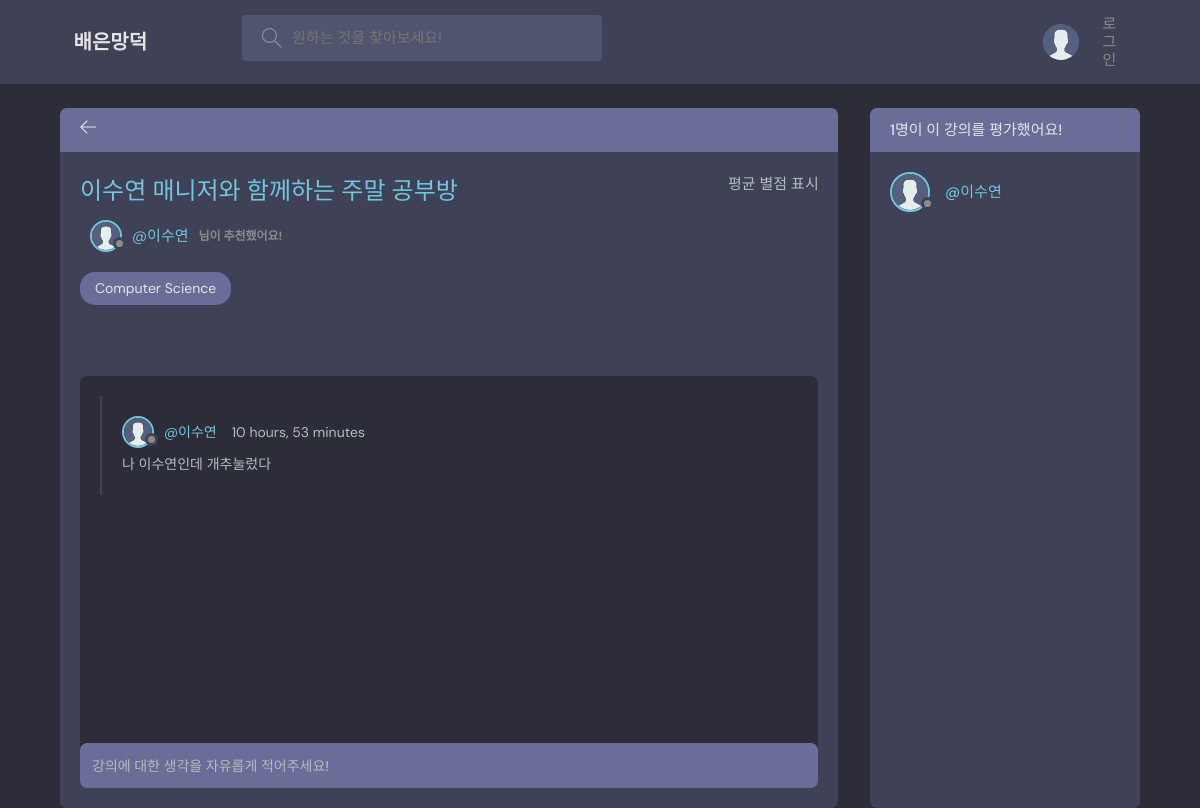
/room/8/, run on the app's committed database.
### base/models.py (models this page shows, shortened)
class Room(models.Model):
    host = models.ForeignKey(User, on_delete=models.SET_NULL, null=True)
    topic = models.ForeignKey(Topic, on_delete=models.SET_NULL, null=True)
    name = models.CharField(max_length=200)
    description = models.TextField(null=True, blank=True)
    participants = models.ManyToManyField(
        User, related_name='participants', blank=True)
    updated = models.DateTimeField(auto_now=True)
    created = models.DateTimeField(auto_now_add=True)
    class Meta:
        ordering = ['-updated', '-created']

class Topic(models.Model):
    name = models.CharField(max_length=200)
    def __str__(self):
        return self.name

class Message(models.Model):
    user = models.ForeignKey(User, on_delete=models.CASCADE)
    room = models.ForeignKey(Room, on_delete=models.CASCADE)
    body = models.TextField()
    updated = models.DateTimeField(auto_now=True)
    created = models.DateTimeField(auto_now_add=True)
    class Meta:
        ordering = ['-updated', '-created']

### base/views.py (the view, shortened to what this page needs)
# urls.py: path('room/<str:pk>/', views.room, name="room"),
def room(request, pk):
    room = Room.objects.get(id=pk)
    room_messages = room.message_set.all().order_by('created')
    participants = room.participants.all()
    context = {'room': room, 'room_messages': room_messages,
               'participants': participants}
    return render(request, 'base/room.html', context)

### base/templates/base/room.html (shortened to what this page needs)
{% extends 'main.html' %}
{% load static %}
{% block content %}
<head>
</head>
<main class="profile-page layout layout--2">
  <div class="container">
    <div class="room">
      <div class="room__top">
        <div class="room__topLeft">
          <a href="{% url 'home' %}">
            <svg version="1.1" xmlns="http://www.w3.org/2000/svg" width="32" height="32" viewBox="0 0 32 32">
              <title>arrow-left</title>
              <path
                d="M13.723 2.286l-13.723 13.714 13.719 13.714 1.616-1.611-10.96-10.96h27.625v-2.286h-27.625l10.965-10.965-1.616-1.607z">
              </path>
            </svg>
          </a>
        </div>
      </div>
      <div class="room__box scroll">
        <div class="room__header scroll">
          <div class="room__info">
            <h3>{{ room.name }}</h3>
            <span>
              평균 별점 표시
            </span>
          </div>
          <div class="room__hosted">
            <a href="{% url 'user-profile' room.host.id %}" class="room__author">
              <div class="avatar avatar--small">
                <img src="{% static 'images/avatar.svg' %}" />
              </div>
              <span>@{{room.host.username}}</span>
              <p>님이 추천했어요!</p>
            </a>
          </div>
          <span class="room__topics">{{room.topic}}</span>
        </div>
        <div class="room__conversation">
          <div class="threads scroll">
            {% for message in room_messages %}
            <div class="thread">
              <div class="thread__top">
                <div class="thread__author">
                  <a href="{% url 'user-profile' message.user.id %}" class="thread__authorInfo">
                    <div class="avatar avatar--small">
                      <img src="{% static 'images/avatar.svg' %}" />
                    </div>
                    <span>@{{ message.user.username }}</span>
                  </a>
                  <span class="thread__date">{{message.created | timesince}}</span>
                </div>
              </div>
              <div class="thread__details">
                {{ message.body }}
              </div>
            </div>
            {% endfor %}
          </div>
        </div>
      </div>
      <div class="room__message">
        <form method="POST" action="">
          <input name="body" placeholder="강의에 대한 생각을 자유롭게 적어주세요!" />
        </form>
      </div>
    </div>
    <div class="participants">
      <h3 class="participants__top"> {{ participants.count }}명이 이 강의를 평가했어요!</h3>
      <div class="participants__list scroll">
        {% for user in participants %}
        <a href="{% url 'user-profile' user.id %}" class="participant">
          <div class="avatar avatar--medium">
            <img src="{% static 'images/avatar.svg' %}" />
          </div>
          <p>
            <span>@{{ user.username }}</span>
          </p>
        </a>
        {% endfor %}
      </div>
    </div>
  </div>
</main>
{% endblock content %}

### data on the page
Room: name "이수연 매니저와 함께하는 주말 공부방", host.username "이수연", topic "Computer Science"
Message: user.username "이수연", created "10 hours, 53 minutes", body "나 이수연인데 개추눌렀다"

### other printed values
{{ participants.count }} "1"
{{ user.username }} "이수연"
